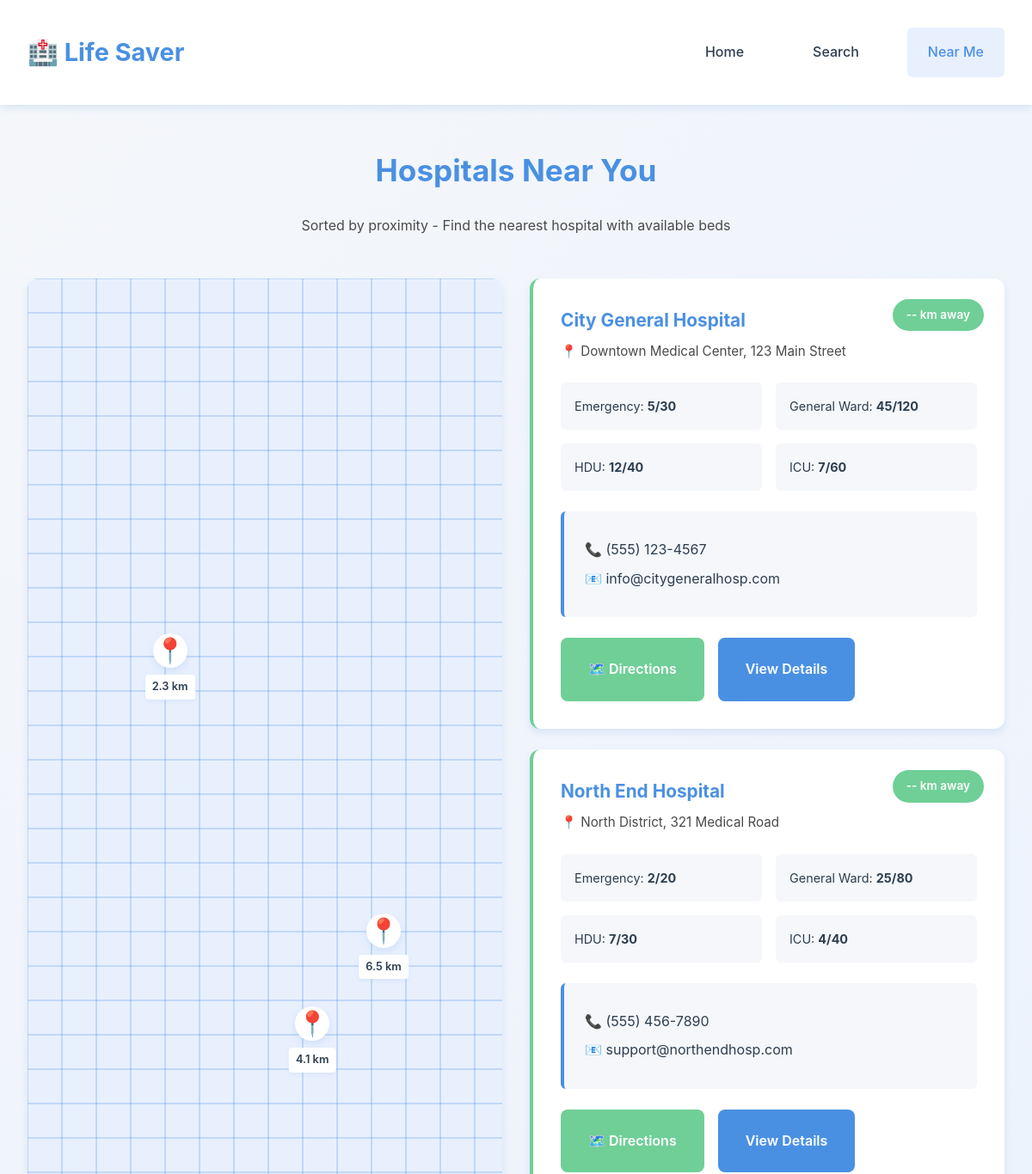
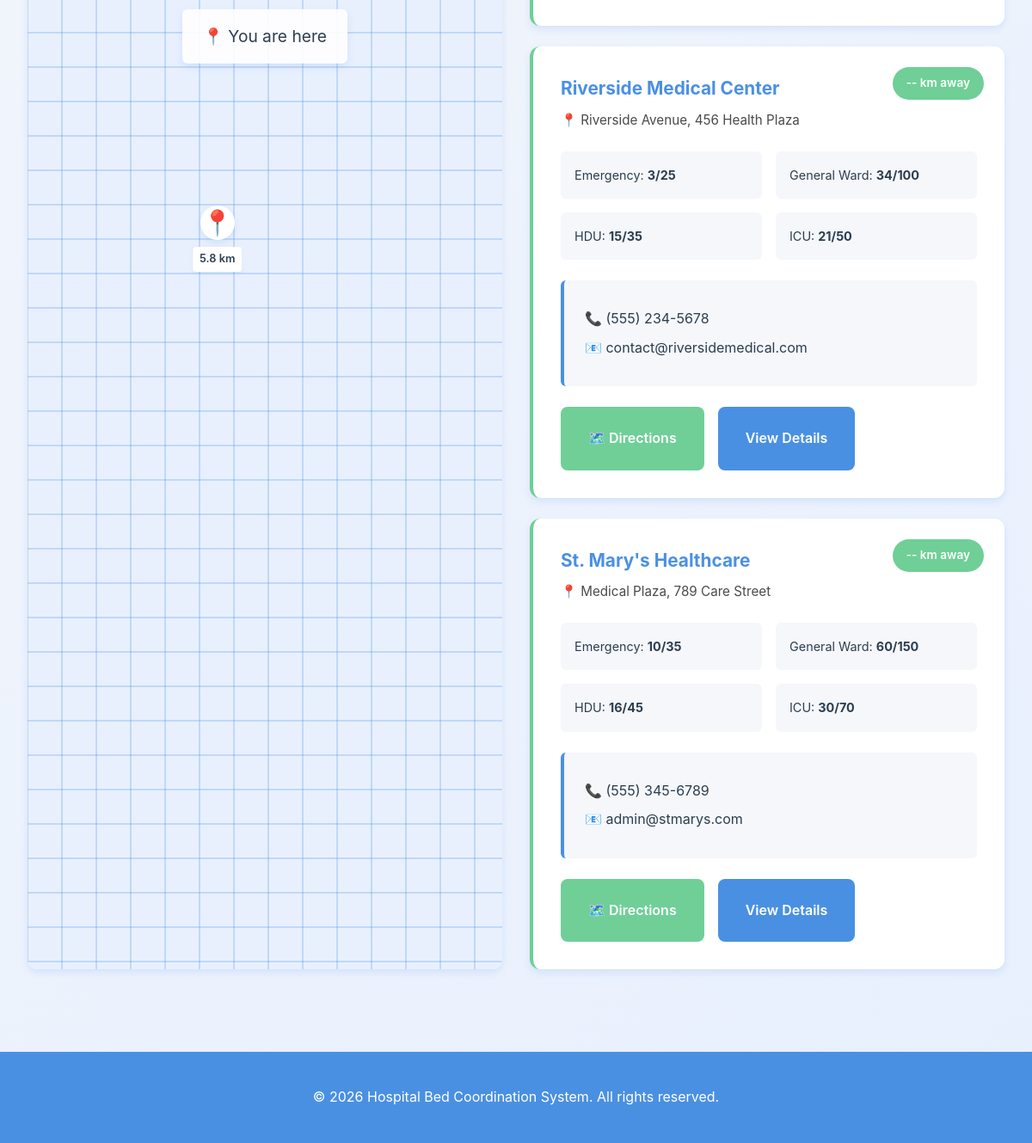
Page /nearby/ on the committed database (2 pictures, top to bottom).
### hospital/models.py (models this page shows, shortened)
class Hospital(models.Model):
	name = models.CharField(max_length=200)
	hospital_type = models.CharField(max_length=100, blank=True)
	description = models.TextField(blank=True)
	phone = models.CharField(max_length=30, blank=True)
	emergency_phone = models.CharField(max_length=30, blank=True)
	email = models.EmailField(blank=True)
	address = models.TextField(blank=True)
	website = models.URLField(blank=True)
	hours = models.CharField(max_length=50, blank=True, default='24/7')
	latitude = models.FloatField(null=True, blank=True)
	longitude = models.FloatField(null=True, blank=True)
	main_image = models.URLField(blank=True)
	created_at = models.DateTimeField(auto_now_add=True)
	updated_at = models.DateTimeField(auto_now=True)

class BedInventory(models.Model):
	BED_GENERAL = 'general'
	BED_HDU = 'hdu'
	BED_ICU = 'icu'
	BED_EMERGENCY = 'emergency'
	BED_TYPE_CHOICES = [
		(BED_GENERAL, 'General Ward'),
		(BED_HDU, 'HDU'),
		(BED_ICU, 'ICU'),
		(BED_EMERGENCY, 'Emergency'),
	]
	STATUS_AVAILABLE = 'available'
	STATUS_LIMITED = 'limited'
	STATUS_FULL = 'full'
	STATUS_CHOICES = [
		(STATUS_AVAILABLE, 'Available'),
		(STATUS_LIMITED, 'Limited'),
		(STATUS_FULL, 'Full'),
	]
	hospital = models.ForeignKey(Hospital, on_delete=models.CASCADE, related_name='beds')
	bed_type = models.CharField(max_length=20, choices=BED_TYPE_CHOICES)
	total = models.PositiveIntegerField(default=0)
	available = models.PositiveIntegerField(default=0)
	reserved = models.PositiveIntegerField(default=0)
	booking_disabled = models.BooleanField(default=False)
	status = models.CharField(max_length=20, choices=STATUS_CHOICES, default=STATUS_AVAILABLE)
	class Meta:
		unique_together = ('hospital', 'bed_type')
		ordering = ['hospital', 'bed_type']

### hospital/views.py (the view)
# urls.py: path('nearby/', views.nearby, name='nearby'),
def nearby(request):
	hospitals = Hospital.objects.all().order_by('name')
	return render(request, 'users/nearby.html', {'hospitals': hospitals})

### templates/users/nearby.html (shortened to what this page needs)
<!DOCTYPE html>
{% load static %}
<html lang="en">
<head>
    <link rel="stylesheet" href="{% static 'css/styles.css' %}">
</head>
<body>
    <div class="container">
        <header class="header">
                <div class="header-content">
                <a href="{% url 'hospital:index' %}" class="logo">🏥 Life Saver</a>
                <nav class="nav">
                    <a href="{% url 'hospital:index' %}" class="nav-link">Home</a>
                    <a href="{% url 'hospital:search' %}" class="nav-link">Search</a>
                    <a href="{% url 'hospital:nearby' %}" class="nav-link active">Near Me</a>
                </nav>
            </div>
        </header>
        <main class="main-content">
            <section class="search-section">
                <h1 class="page-title">Hospitals Near You</h1>
                <p class="subtitle">Sorted by proximity - Find the nearest hospital with available beds</p>
            </section>
            <div class="nearby-layout">
                <section class="map-section">
                    <div class="map-container" id="mapContainer">
                        <div class="map-placeholder">
                            <div class="map-grid">
                                <div class="map-marker" style="top: 20%; left: 30%;">
                                    <div class="marker-pin">📍</div>
                                    <div class="marker-label">2.3 km</div>
                                </div>
                                <div class="map-marker" style="top: 40%; left: 60%;">
                                    <div class="marker-pin">📍</div>
                                    <div class="marker-label">4.1 km</div>
                                </div>
                                <div class="map-marker" style="top: 60%; left: 40%;">
                                    <div class="marker-pin">📍</div>
                                    <div class="marker-label">5.8 km</div>
                                </div>
                                <div class="map-marker" style="top: 35%; left: 75%;">
                                    <div class="marker-pin">📍</div>
                                    <div class="marker-label">6.5 km</div>
                                </div>
                                <div class="user-location">📍 You are here</div>
                            </div>
                        </div>
                    </div>
                </section>
                <section class="hospitals-list-section">
                    <div id="hospitalsListContainer" class="hospitals-list-container">
                        {% if hospitals and hospitals.exists %}
                            {% for hospital in hospitals %}
                                <div class="nearby-hospital-card">
                                    <div class="distance-badge">{{ hospital.distance|default:"--" }} km away</div>
                                    <div class="hospital-header">
                                        <h3>{{ hospital.name }}</h3>
                                        <p class="hospital-location">📍 {{ hospital.address }}</p>
                                    </div>
                                    <div class="bed-availability-compact">
                                        {% for bed in hospital.beds.all %}
                                            <div class="bed-type-compact">
                                                <span>{{ bed.get_bed_type_display }}: <strong>{{ bed.available }}/{{ bed.total }}</strong></span>
                                            </div>
                                        {% endfor %}
                                    </div>
                                    <div class="hospital-contact">
                                        <p>📞 {{ hospital.phone }}</p>
                                        <p>📧 {{ hospital.email }}</p>
                                    </div>
                                    <div class="action-buttons">
                                        <a href="{% url 'hospital:directions' hospital.pk %}" class="btn btn-secondary">🗺️ Directions</a>
                                        <a href="{% url 'hospital:hospital_detail' hospital.pk %}" class="btn btn-primary">View Details</a>
                                    </div>
                                </div>
                            {% endfor %}
                        {% else %}
                            <p class="empty-state">No nearby hospitals found</p>
                        {% endif %}
                    </div>
                </section>
            </div>
        </main>
        <footer class="footer">
            <p>&copy; 2026 Hospital Bed Coordination System. All rights reserved.</p>
        </footer>
    </div>
</body>
</html>

### rows in the picture
Hospital: distance "--", name "City General Hospital", address "Downtown Medical Center, 123 Main Street", phone "(555) 123-4567", email "info@citygeneralhosp.com"
BedInventory: bed_type "Emergency", available "5", total "30"
BedInventory: bed_type "General Ward", available "45", total "120"
BedInventory: bed_type "HDU", available "12", total "40"
BedInventory: bed_type "ICU", available "7", total "60"
Hospital: distance "--", name "North End Hospital", address "North District, 321 Medical Road", phone "(555) 456-7890", email "support@northendhosp.com"
BedInventory: bed_type "Emergency", available "2", total "20"
BedInventory: bed_type "General Ward", available "25", total "80"
BedInventory: bed_type "HDU", available "7", total "30"
BedInventory: bed_type "ICU", available "4", total "40"
Hospital: distance "--", name "Riverside Medical Center", address "Riverside Avenue, 456 Health Plaza", phone "(555) 234-5678", email "contact@riversidemedical.com"
BedInventory: bed_type "Emergency", available "3", total "25"
BedInventory: bed_type "General Ward", available "34", total "100"
BedInventory: bed_type "HDU", available "15", total "35"
BedInventory: bed_type "ICU", available "21", total "50"
Hospital: distance "--", name "St. Mary's Healthcare", address "Medical Plaza, 789 Care Street", phone "(555) 345-6789", email "admin@stmarys.com"
BedInventory: bed_type "Emergency", available "10", total "35"
BedInventory: bed_type "General Ward", available "60", total "150"
BedInventory: bed_type "HDU", available "16", total "45"
BedInventory: bed_type "ICU", available "30", total "70"
